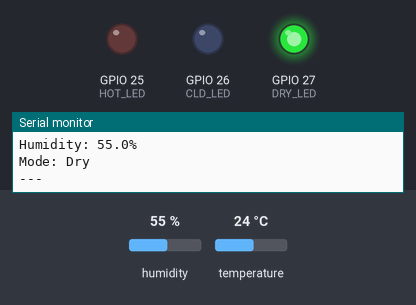
The program below on a simulated ESP32. Parts: output pins drawn as LEDs (lit = HIGH), the last lines printed to the serial monitor. The test bench sets the inputs (shaded band); at power-on: humidity 55 %, temperature 24 °C.

Above: at 2.8 s.
2.9 s: humidity set to 52 %
5.6 s: humidity set to 49 %
At 6.6 s:
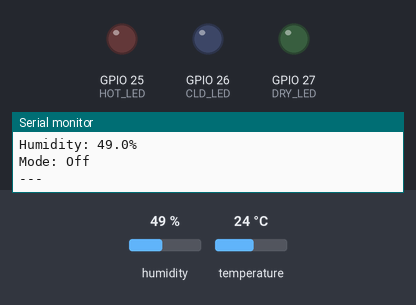
8.3 s: temperature set to 19.4 °C
11.2 s: temperature set to 18.3 °C
At 13.5 s:
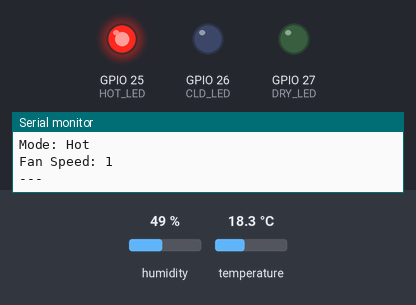
13.9 s: humidity set to 68 %
At 15.4 s:
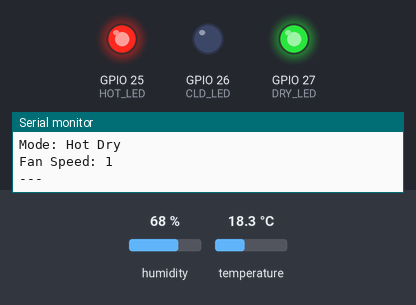
16.6 s: temperature set to 28 °C
At 19.3 s:
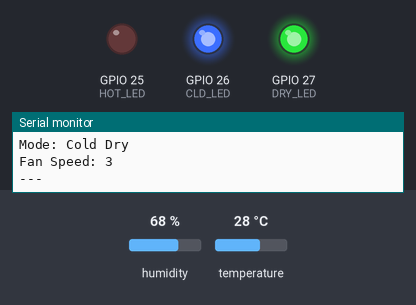
Timing chart, 0 to 20.6 s (numbered marks = the images above; inputs shaded):
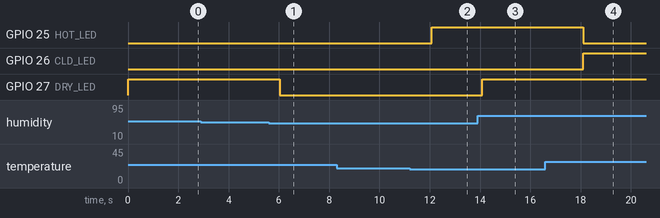

Measured:
- the behaviour switches between 51 and 50 % on humidity (found by bisection; images 0 and 1)
- the behaviour switches between 19 and 18.9 °C on temperature (found by bisection; images 1 and 2)
- after the input at 5.6 s, GPIO 27 (DRY_LED): HIGH → LOW after 0.44 s
- after the input at 11.2 s, GPIO 25 (HOT_LED): LOW → HIGH after 0.87 s
- after the input at 13.9 s, GPIO 27 (DRY_LED): LOW → HIGH after 0.18 s
- after the input at 16.6 s, GPIO 25 (HOT_LED): HIGH → LOW after 1.5 s; GPIO 26 (CLD_LED): LOW → HIGH after 1.5 s

The program:

main.cpp
```cpp
#include "DHTesp.h"

const int DHT_PIN = 15;

const int HOT_LED = 25;
const int CLD_LED = 26;
const int DRY_LED = 27;

const float THRESHOLD_COLD = 19.0f;
const float THRESHOLD_HOT  = 25.0f;
const float THRESHOLD_HUM  = 50.0f;

const float MAX_FAN_SPEED = 5.0f;

DHTesp dhtSensor;

enum ModeFlags {
  HOT  = 1 << 0,
  COLD = 1 << 1,
  DRY  = 1 << 2
};

void modeAutoSelect(TempAndHumidity &data, uint8_t &mode) {
  if (data.temperature > THRESHOLD_HOT) {
    mode |= COLD;
  }

  if (data.temperature < THRESHOLD_COLD) {
    mode |= HOT;
  }

  if (data.humidity > THRESHOLD_HUM) {
    mode |= DRY;
  }
}

void printMode(uint8_t &mode) {
  Serial.print("Mode: ");

  if (!mode) {
    Serial.println("Off");
    return;
  }

  if (mode & HOT)  Serial.print("Hot ");
  if (mode & COLD) Serial.print("Cold ");
  if (mode & DRY)  Serial.print("Dry ");

  Serial.println();
}

float calculateDiff(TempAndHumidity &data, u_int8_t &mode) {
  float diff =
    (mode & HOT)  ? data.temperature - THRESHOLD_COLD  :
    (mode & COLD) ? data.temperature - THRESHOLD_HOT :
                    0.0f;
  return min(abs(diff), MAX_FAN_SPEED);
}

void setup() {
  Serial.begin(115200);

  dhtSensor.setup(DHT_PIN, DHTesp::DHT22);

  pinMode(HOT_LED, OUTPUT);
  pinMode(CLD_LED, OUTPUT);
  pinMode(DRY_LED, OUTPUT);
}

void loop() {

  TempAndHumidity data = dhtSensor.getTempAndHumidity();

  uint8_t mode = 0;

  modeAutoSelect(data, mode);

  Serial.println("Temp: " + String(data.temperature, 1) + "°C");
  Serial.println("Humidity: " + String(data.humidity, 1) + "%");

  printMode(mode);

  float fanSpeed = calculateDiff(data, mode);

  if (fanSpeed > 0.0f) {
    Serial.println("Fan Speed: " + String(fanSpeed, 0));
  }

  Serial.println("---");

  digitalWrite(HOT_LED, mode & HOT);
  digitalWrite(CLD_LED, mode & COLD);
  digitalWrite(DRY_LED, mode & DRY);

  delay(2000);
}
```
